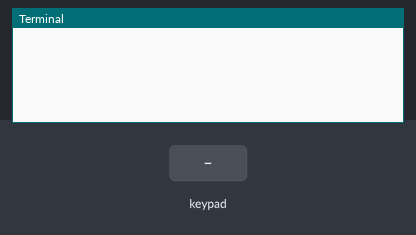
A program run on a simulated Raspberry Pi (BCM pin numbers). On the bench: the last lines printed to the terminal. The inputs (shaded band) are chosen by the test bench.

Above: at 1.2 s.
1.3 s: key '1' pressed
At 1.7 s:
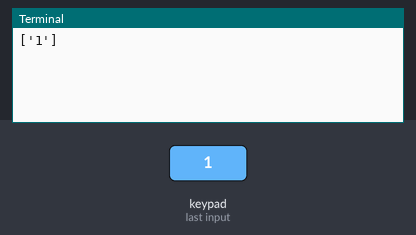
2.8 s: keypad keys 1 2 # pressed 0.4 s apart
At 4.8 s:
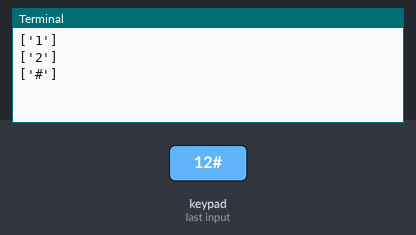
5.5 s: key 'A' pressed
At 6.4 s:
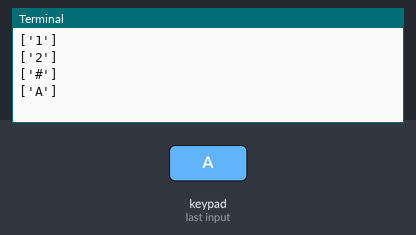
7.0 s: keypad keys 1 2 * pressed 0.4 s apart
At 8.3 s:
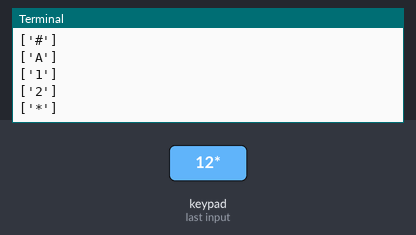
9.7 s: key 'B' pressed
At 10.9 s:
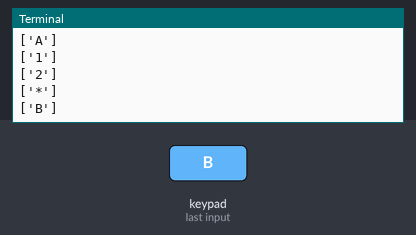
11.2 s: keypad keys 1 2 D pressed 0.4 s apart
At 13.1 s:
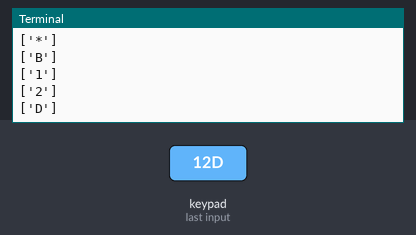

Measured:
- after the input at 1.3 s, the terminal: prints a new line at once (image 1)
- after the input at 2.8 s, the terminal: prints a new line after 0.41 s (image 2)
- after the input at 5.5 s, the terminal: prints a new line at once (image 3)
- after the input at 7.0 s, the terminal: prints a new line at once (image 4)
- after the input at 9.7 s, the terminal: prints a new line at once (image 5)
- after the input at 11.2 s, the terminal: prints a new line at once (image 6)

The program:

keypad.py
```python
from gpiozero import DigitalOutputDevice, Button
from time import sleep

class Keypad:
    def __init__(self, rows_pins, cols_pins, keys):
        # Initialize row pins as DigitalOutputDevice
        self.rows = [DigitalOutputDevice(pin) for pin in rows_pins]
        self.cols = [Button(pin, pull_up=False) for pin in cols_pins]
        self.keys = keys

    def read(self):
        pressed_keys = []
        for i, row in enumerate(self.rows):
            row.on()
            for j, col in enumerate(self.cols):
                if col.is_pressed:
                    index = i * len(self.cols) + j
                    pressed_keys.append(self.keys[index])
            row.off()
        return pressed_keys
try:
    rows_pins = [18, 23, 24, 25]
    cols_pins = [10, 22, 27, 17]
    keys = ["1", "2", "3", "A",
            "4", "5", "6", "B",
            "7", "8", "9", "C",
            "*", "0", "#", "D"]

    keypad = Keypad(rows_pins, cols_pins, keys)
    # last key pressed = lp
    lp = []

    while True:
        # pressed key = pk
        pk = keypad.read()
        if pk and pk != lp:
            print(pk)
            lp = pk
        sleep(0.1)
except KeyboardInterrupt:
    print('Existing...')
finally:
    pass

                
```
